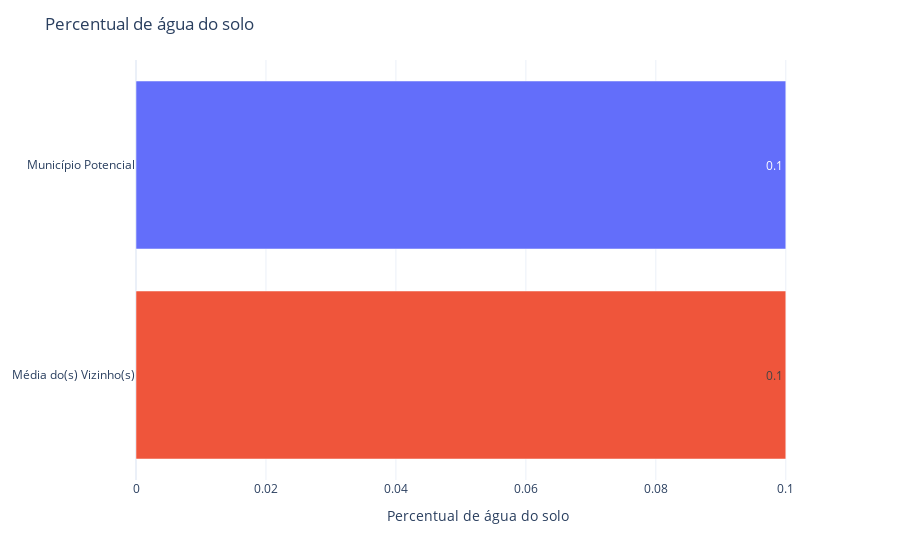

Source (notebook cell):
### Markdown cell above
#### 3.3.4.3) Recursos hídricos

### Code cell
bar_plot(
        df = comp_df('AGUA_SOLO', mun_df, all_muns, neighs), 
        x = 'AGUA_SOLO', 
        y = 'NOME', 
        title = 'Percentual de água do solo', 
        leg_x = 'Percentual de água do solo',
        leg_y = None ,
        text = 'AGUA_SOLO'
        )

### Figure 1 — Plotly figure (JSON) as saved in the notebook; plotly's stock layout.template omitted (floating-point values rounded to 4 significant figures)
{"data": [{"alignmentgroup": "True", "hovertemplate": "NOME=%{y}<br>AGUA_SOLO=%{text}<extra></extra>", "legendgroup": "Município Potencial", "marker": {"color": "#636efa", "pattern": {"shape": ""}}, "name": "Município Potencial", "offsetgroup": "Município Potencial", "orientation": "h", "showlegend": false, "text": [0.1], "textposition": "auto", "type": "bar", "x": [0.1], "xaxis": "x", "y": ["Município Potencial"], "yaxis": "y"}, {"alignmentgroup": "True", "hovertemplate": "NOME=%{y}<br>AGUA_SOLO=%{text}<extra></extra>", "legendgroup": "Média do(s) Vizinho(s)", "marker": {"color": "#EF553B", "pattern": {"shape": ""}}, "name": "Média do(s) Vizinho(s)", "offsetgroup": "Média do(s) Vizinho(s)", "orientation": "h", "showlegend": false, "text": [0.1], "textposition": "auto", "type": "bar", "x": [0.1], "xaxis": "x", "y": ["Média do(s) Vizinho(s)"], "yaxis": "y"}], "layout": {"barmode": "relative", "legend": {"title": {"text": "NOME"}, "tracegroupgap": 0}, "margin": {"t": 60}, "title": {"text": "Percentual de água do solo"}, "xaxis": {"anchor": "y", "domain": [0, 1], "title": {"text": "Percentual de água do solo"}}, "yaxis": {"anchor": "x", "categoryarray": ["Média do(s) Vizinho(s)", "Município Potencial"], "categoryorder": "array", "domain": [0, 1], "title": {}}}}
